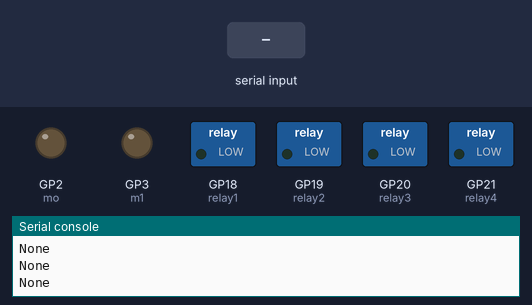
Simulated run of this program. Board: Raspberry Pi Pico running MicroPython. On the bench: switched loads named in the program (green lamp = pin HIGH), output pins drawn as LEDs (lit = HIGH), the last lines printed to the serial console. Inputs (shaded band) come from the test bench.

Above: at 1.2 s.
1.3 s: "1relay1\n" received over the second serial link
At 2.1 s:
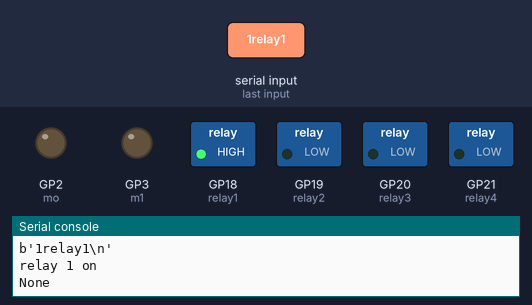
3.1 s: "2relay2\n" received over the second serial link
At 4.4 s:
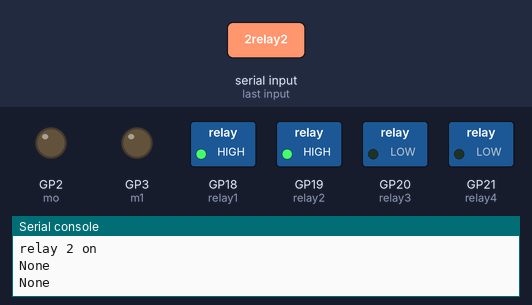
4.7 s: "3relay3\n" received over the second serial link
At 5.8 s:
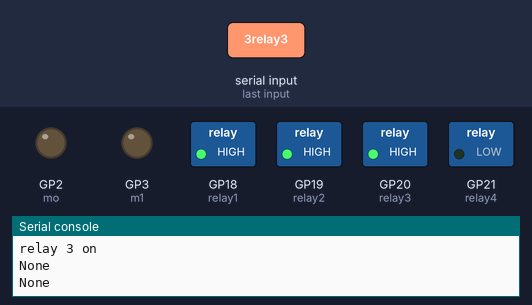
6.3 s: "4relay4\n" received over the second serial link
At 7.1 s:
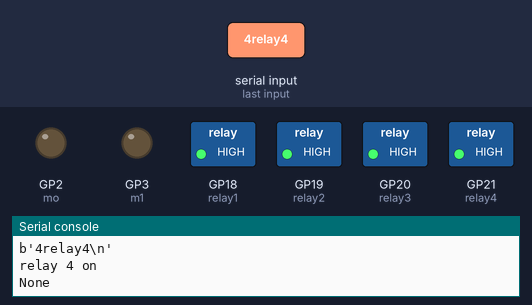
7.9 s: "1relay1\n" received over the second serial link
At 8.3 s:
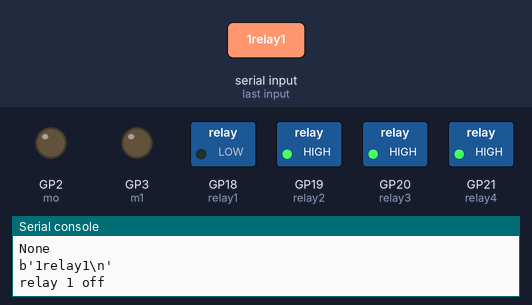
9.5 s: "2relay2\n" received over the second serial link
At 10.8 s:
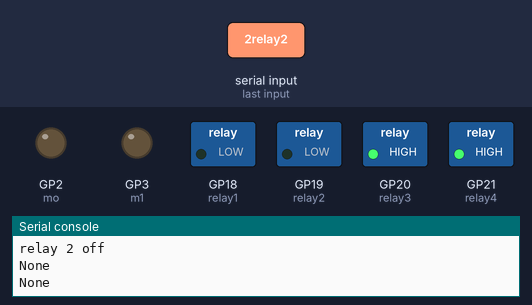
Timing chart, 0 to 12.1 s (numbered marks = the images above; inputs shaded):
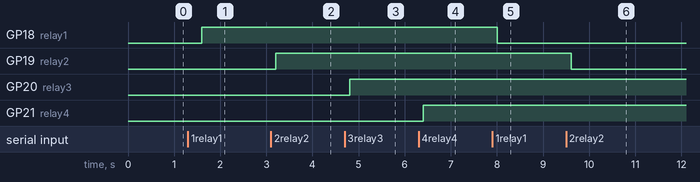

The program:

main.py
```python
#Receiver code
import utime
from machine import Pin, UART,SPI
import time

lora = UART(0,baudrate = 9600,tx = Pin(0),rx = Pin(1))

mo = machine.Pin(2, machine.Pin.OUT)
m1 = machine.Pin(3, machine.Pin.OUT)

mo.value(0)
m1.value(0)

relay1 = machine.Pin(18, machine.Pin.OUT)
relay2 = machine.Pin(19, machine.Pin.OUT)
relay3 = machine.Pin(20, machine.Pin.OUT)
relay4 = machine.Pin(21, machine.Pin.OUT)


relay1.value(0)#initally relay1 at LOW
relay2.value(0)#initally relay2 at LOW
relay3.value(0)#initally relay3 at LOW
relay4.value(0)#initally relay4 at LOW

request1 = 0;
flag_1=0;

request2 = 0;
flag_2=0;

request3 = 0;
flag_3=0;

request4 = 0;
flag_4=0;


while True:
    data_Read = lora.readline()#read data comming from other pico lora expansion
    print(data_Read)
    if data_Read is not None and "1relay1" in data_Read:
      #ones, turn led on!
      if flag_1 == 0:
        print("relay 1 on")
        relay1.value(1)
        flag_1=1; #change flag variable


      #twice, turn led off!
      elif flag_1 == 1:
        print("relay 1 off")
        relay1.value(0)
        flag_1=0; #change flag variable again


    if data_Read is not None and "2relay2" in data_Read:
      #ones, turn led on!
      if flag_2 == 0:
        print("relay 2 on")
        relay2.value(1)
        flag_2=1; #change flag variable

      #twice, turn led off!
      elif flag_2 == 1:
        print("relay 2 off")
        relay2.value(0)
        flag_2=0; #change flag variable again


    if data_Read is not None and "3relay3" in data_Read:
      #ones, turn led on!
      if flag_3 == 0:
        print("relay 3 on")
        relay3.value(1)
        flag_3=1; #change flag variable

      #twice, turn led off!
      elif flag_3 == 1:
        print("relay 3 off")
        relay3.value(0)
        flag_3=0; #change flag variable again

    if data_Read is not None and "4relay4" in data_Read:
      #ones, turn led on!
      if flag_4 == 0:
        print("relay 4 on")
        relay4.value(1)
        flag_4=1; #change flag variable

      #twice, turn led off!
      elif flag_4 == 1:
        print("relay 4 off")
        relay4.value(0)
        flag_4=0; #change flag variable again

    if data_Read is not None and "12status12" in data_Read:

      lora.write(str(relay1.value()))#send data
      lora.write(str(relay2.value()))#send data
      lora.write(str(relay3.value()))#send data
      lora.write(str(relay4.value()))#send data


    utime.sleep(0.4)#wait for 200ms
```

Measured:
- after the input at 1.3 s, GP18 (relay1): LOW → HIGH after 0.30 s
- after the input at 3.1 s, GP19 (relay2): LOW → HIGH after 0.10 s
- after the input at 4.7 s, GP20 (relay3): LOW → HIGH after 0.11 s
- after the input at 6.3 s, GP21 (relay4): LOW → HIGH after 0.11 s
- after the input at 7.9 s, GP18 (relay1): HIGH → LOW after 0.11 s
- after the input at 9.5 s, GP19 (relay2): HIGH → LOW after 0.11 s
